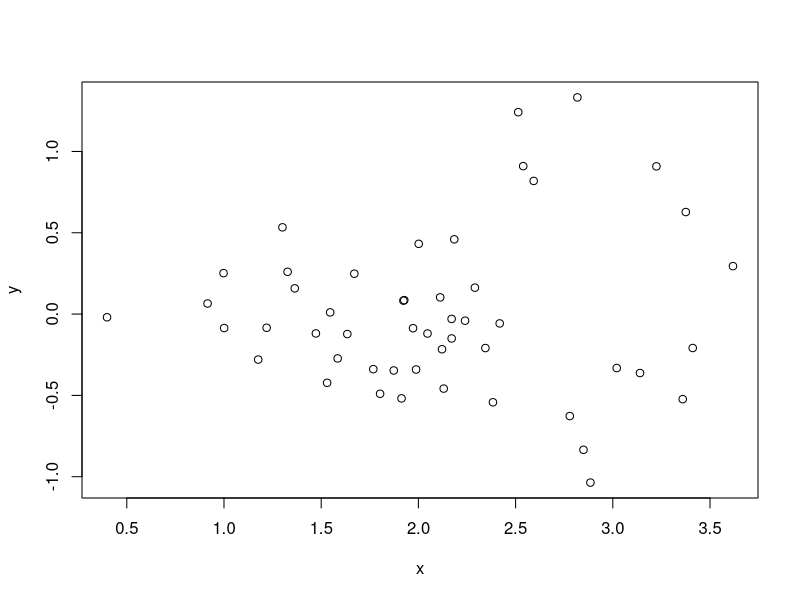

R code for this plot: (Note: this script raises an error after producing the figure.)
library(truncnorm)

x<-rtruncnorm(50,0.1,3.9,2,0.8)
e<-rtruncnorm(50,-0.9,0.9,0,0.2)
a<-1.2
b<-0.3
y <- e*x
df_temp <- data.frame(x,y)
plot(x,y)

y <- sqrty^2
df_transf_before <- data.frame(x,y)

df_transf_before_residuals <- data.frame(y,resid(lm(y~x)))

df_transf_after_residuals <- data.frame(sqrty,resid(lm(sqrty~x)))
#plot(y,resid(lm(y~x)))


x<-c(16.7,21.0,26.8,29.4,34.7,42.3,51.7,58.0,65.5,73.2)
y<-c(6,8,13,18,22,38,51,66,82,107)
sqrty<-y^0.5
par(mfrow=(c(2,2)))
plot(x,y)
plot(y,resid(lm(y~x)))
plot(x,sqrty)
plot(sqrty,resid(lm(sqrty~x)))
df_stoppingdata <- data.frame(x,y)
df_stoppingresid <- data.frame(y,residuals(lm(y~x)))
df_stoppingdatat <- data.frame(x,sqrty)
df_stoppingresidt <- data.frame(sqrty,residuals(lm(sqrty~x)))

summary(lm(sqrty~x))

sqrty <- y^0.5

plot(x,sqrty)

sums <- function(dfr){
  attach(dfr)
  sxx <- sum(x^2) - ((sum(x))^2)/length(x)
  syy <- sum(y^2) - ((sum(y))^2)/length(y)
  sxy <- sum(x*y) - (sum(x)*sum(y))/length(x)
  print(sxx)
  print(syy)
  print(sxy)
  detach(dfr)
}

rm(x)
rm(y)


sums(df_stoppingdatat)
